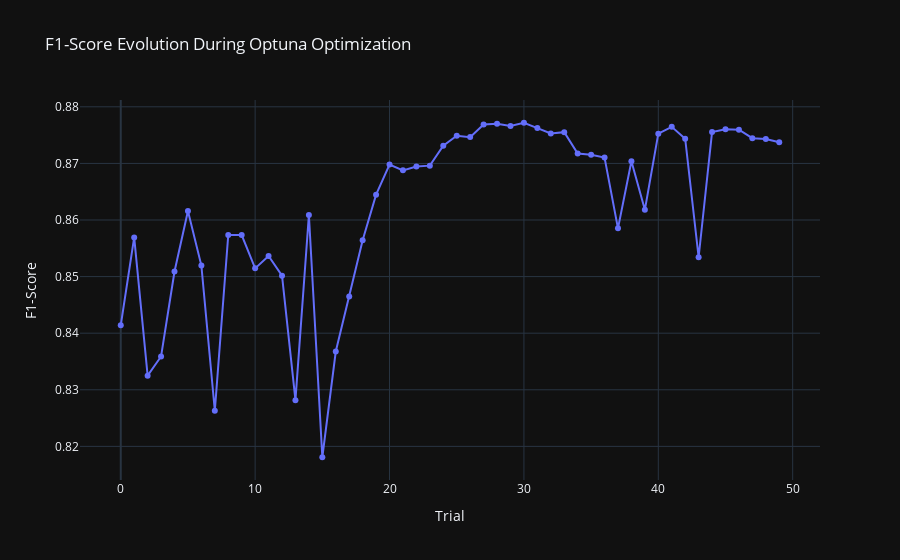

The notebook cell saved with this chart:
### Code cell
visualizations['f1_score_evolution']

### Figure 1 — Plotly figure (JSON) as saved in the notebook; plotly's stock layout.template omitted (floating-point values rounded to 4 significant figures)
{"data": [{"mode": "lines+markers", "name": "F1-score", "type": "scatter", "x": [0, 1, 2, 3, 4, 5, 6, 7, 8, 9, 10, 11, 12, 13, 14, 15, 16, 17, 18, 19, 20, 21, 22, 23, 24, 25, 26, 27, 28, 29, 30, 31, 32, 33, 34, 35, 36, 37, 38, 39, 40, 41, 42, 43, 44, 45, 46, 47, 48, 49], "y": [0.8414, 0.8569, 0.8325, 0.8359, 0.8509, 0.8616, 0.852, 0.8263, 0.8573, 0.8573, 0.8515, 0.8537, 0.8502, 0.8282, 0.8609, 0.8181, 0.8368, 0.8465, 0.8564, 0.8645, 0.8698, 0.8688, 0.8694, 0.8696, 0.8731, 0.8749, 0.8746, 0.8769, 0.877, 0.8766, 0.8772, 0.8762, 0.8753, 0.8755, 0.8717, 0.8715, 0.871, 0.8585, 0.8704, 0.8618, 0.8752, 0.8765, 0.8744, 0.8534, 0.8755, 0.876, 0.876, 0.8745, 0.8743, 0.8737]}], "layout": {"title": {"text": "F1-Score Evolution During Optuna Optimization"}, "xaxis": {"title": {"text": "Trial"}}, "yaxis": {"title": {"text": "F1-Score"}}}}
